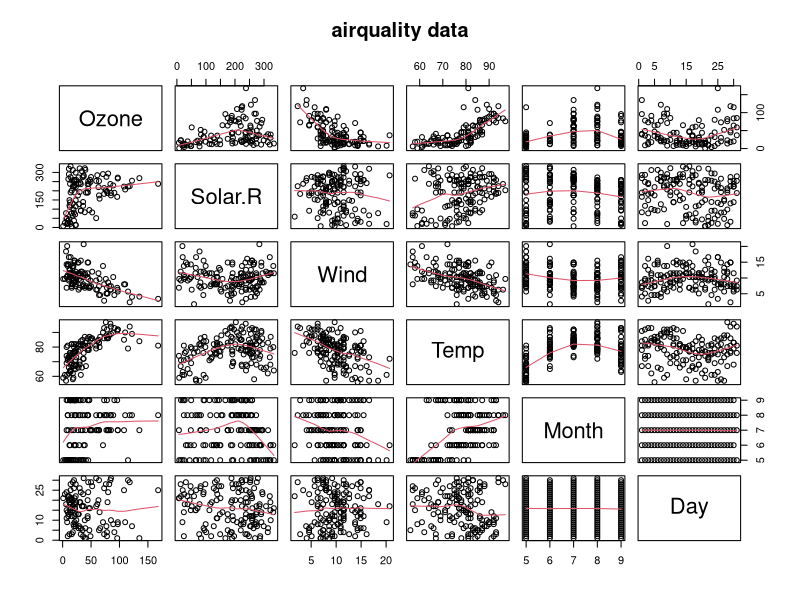
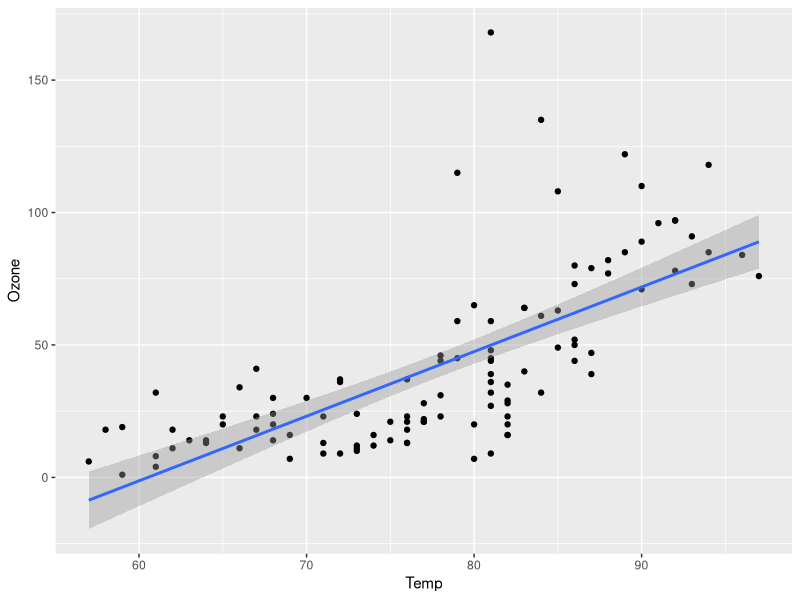
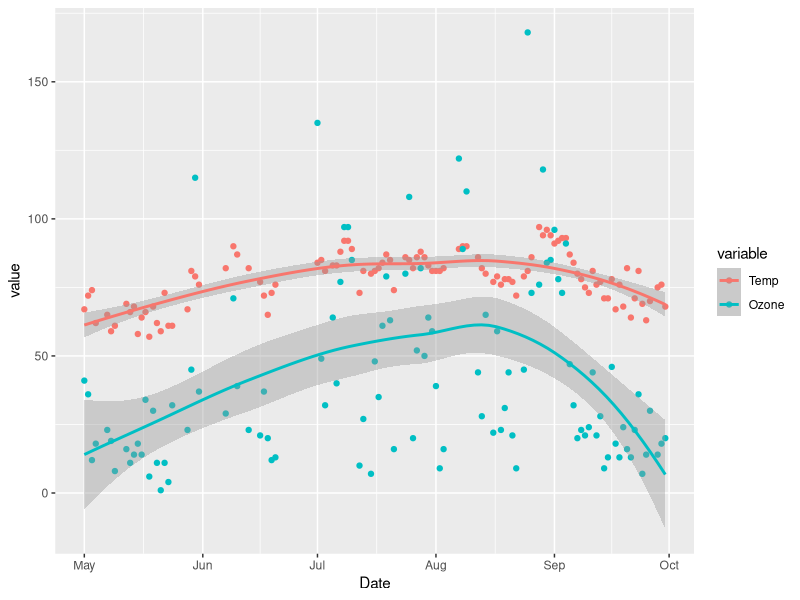

Generate these figures, in order, with R:
# Explore "New York Air Quality Measurements" from the "dataset" package in R.
# http://stat.ethz.ch/R-manual/R-patched/library/datasets/html/airquality.html
# Brian High, 2015-05-07, CC0, https://github.com/brianhigh/airquality-example

# Load the dataset
library(datasets)
data(airquality)

# Examine the data structure
str(airquality)

# View the first few rows
head(airquality)

# Produce a basic statistical summary 
summary(airquality)

# Produce an exploratory matrix of scatterplots
library(graphics)
pairs(airquality, panel = panel.smooth, main = "airquality data")

# Produce a summary of linear model fit statistics
library(stats)
fit <- lm(Ozone ~ Wind + Solar.R + Temp, data = airquality)
summary(fit)

# Copy the dataset to a new data.frame, removing rows containing NA values
df <- na.omit(as.data.frame(airquality))

# Plot Ozone versus Temp with a linear regression fit
library(ggplot2)
qplot(Temp, Ozone, data=df, geom=c("point", "smooth"), method="lm")

# Create a new Date column from Month and Day, using "1973" as the year 
df$Date <- as.Date(paste("1973", df$Month, df$Day, sep="-"), "%Y-%m-%d")

# Select only Temp, Ozone, and Date
library(dplyr)
df <- select(df, Temp, Ozone, Date) 

# Reshape into long format
library(reshape2)
df <- melt(df, id="Date")

# Plot Temp and Ozone in time series with loess regression curves
ggplot(df, aes(x=Date, y=value, colour=variable, group=variable)) +
    geom_point(aes(y=value, colour=variable)) + geom_smooth(method="loess")
